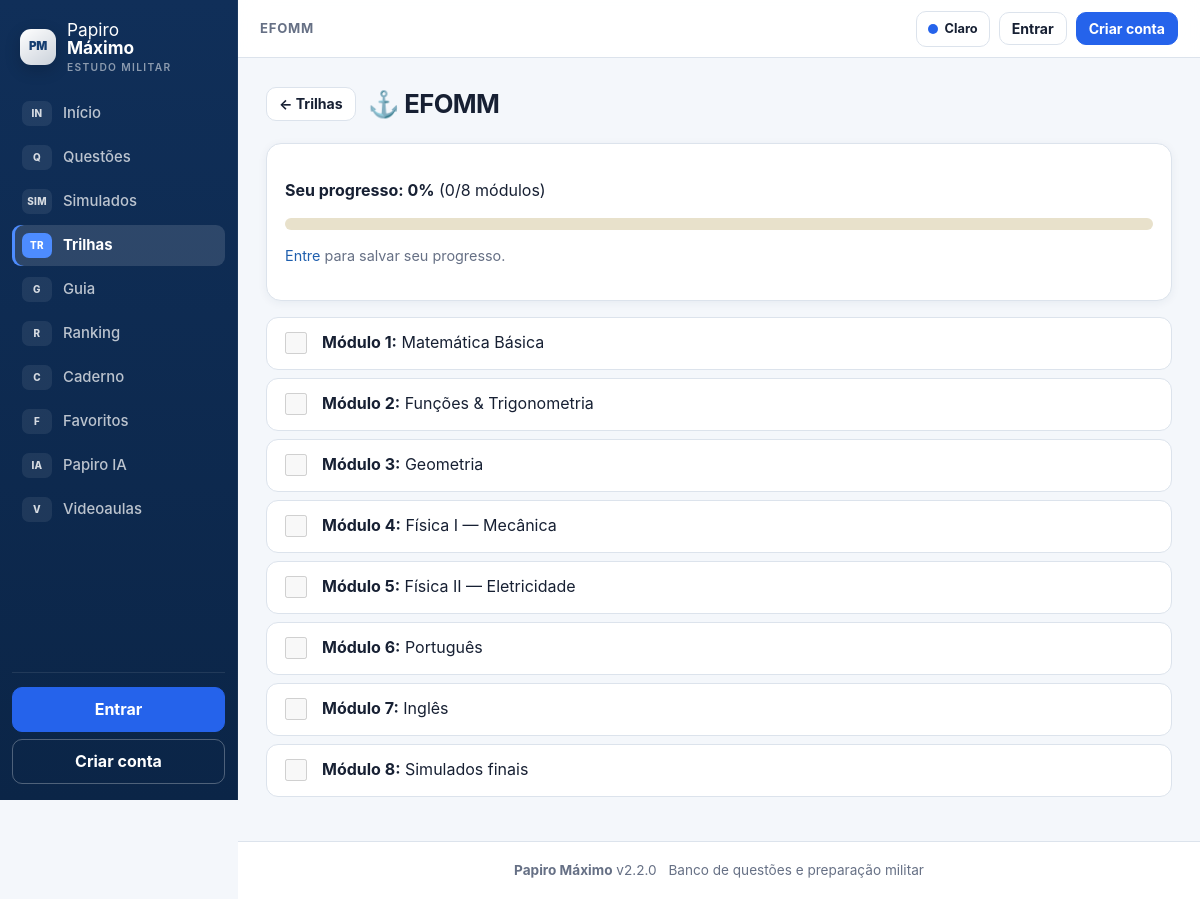
The app's page /trilha.php?slug=efomm with its own data.
### tables this page shows
CREATE TABLE IF NOT EXISTS trilhas (
  id INT AUTO_INCREMENT PRIMARY KEY,
  slug VARCHAR(30) NOT NULL UNIQUE,
  nome VARCHAR(80) NOT NULL,
  icone VARCHAR(10) NOT NULL DEFAULT '🗺️',
  cor VARCHAR(7) NOT NULL DEFAULT '#1E5AA8',
  descricao TEXT NULL,
  ativo TINYINT NOT NULL DEFAULT 1
);

CREATE TABLE IF NOT EXISTS trilha_modulos (
  id INT AUTO_INCREMENT PRIMARY KEY,
  trilha_id INT NOT NULL,
  titulo VARCHAR(150) NOT NULL,
  ordem INT NOT NULL DEFAULT 0,
  descricao TEXT NULL
);

### includes/config.php (called while the page is built, shortened)
<?php
function url(string $path = ''): string {
    $p = trim($path);
    return BASE_URL . '/' . ltrim($p, '/');
}

### includes/helpers.php (called while the page is built, shortened)
<?php
function e($s): string { return htmlspecialchars((string)($s ?? ''), ENT_QUOTES, 'UTF-8'); }

### includes/auth.php (called while the page is built, shortened)
<?php
function current_user(): ?array {
    if (empty($_SESSION['user_id'])) return null;
    static $cache = null;
    return $cache === false ? null : $cache;
}

### trilha.php (the view, shortened to what this page needs)
<?php
$user = current_user();
$uid = $user ? (int)$user['id'] : 0;
$pdo = db();
$slug = (string)($_GET['slug'] ?? '');
$st = $pdo->prepare('SELECT * FROM trilhas WHERE slug = ? AND ativo = 1');
$st->execute([$slug]);
$t = $st->fetch();
$st = $pdo->prepare('SELECT * FROM trilha_modulos WHERE trilha_id = ? ORDER BY ordem, id');
$st->execute([$t['id']]);
$modulos = $st->fetchAll();
$feitos = [];
$total = count($modulos);
$pct = $total > 0 ? (int)round(count($feitos) * 100 / $total) : 0;
$title = $t['nome'];
$active = 'trilhas';
include __DIR__ . '/includes/header.php';
?>
<div class="page-head">
  <a class="btn btn-small" href="<?= e(url('trilhas.php')) ?>">← Trilhas</a>
  <h1><?= e($t['icone'] . ' ' . $t['nome']) ?></h1>
</div>
<div class="card">
  <p><b>Seu progresso: <span id="trilhaPct"><?= $pct ?>%</span></b> (<?= count($feitos) ?>/<?= $total ?> módulos)</p>
  <div class="progress"><div class="progress-bar" id="trilhaBar" style="width:<?= $pct ?>%"></div></div>
  <?php if (!$uid): ?><p class="muted"><a href="<?= e(url('login.php')) ?>">Entre</a> para salvar seu progresso.</p><?php endif; ?>
</div>
<?php foreach ($modulos as $i => $m):
    $done = isset($feitos[$m['id']]); ?>
  <div class="modulo <?= $done ? 'done' : '' ?>">
    <input type="checkbox" data-modulo="<?= (int)$m['id'] ?>" <?= $done ? 'checked' : '' ?> <?= $uid ? '' : 'disabled' ?>>
    <div>
      <div class="m-title"><b>Módulo <?= $i + 1 ?>:</b> <?= e($m['titulo']) ?></div>
    </div>
  </div>
<?php endforeach; ?>
<?php include __DIR__ . '/includes/footer.php'; ?>

### includes/header.php (shortened to what this page needs)
<?php
$user = current_user();
$nav = [
    ['inicio', 'Início', 'IN', 'index.php'],
    ['questoes', 'Questões', 'Q', 'questoes.php'],
    ['simulados', 'Simulados', 'SIM', 'simulados.php'],
    ['trilhas', 'Trilhas', 'TR', 'trilhas.php'],
    ['guia', 'Guia', 'G', 'guia.php'],
    ['ranking', 'Ranking', 'R', 'ranking.php'],
    ['caderno', 'Caderno', 'C', 'caderno.php'],
    ['favoritos', 'Favoritos', 'F', 'favoritos.php'],
    ['ia', 'Papiro IA', 'IA', 'ia.php'],
    ['videos', 'Videoaulas', 'V', 'videoaulas.php'],
];
?>
<!DOCTYPE html>
<html lang="pt-BR">
<head>
<link rel="stylesheet" href="<?= e(url('assets/css/style.css')) ?>">
<link rel="stylesheet" href="<?= e(url('assets/css/papiro-v2.css')) ?>">
</head>
<body>
<div class="shell">
  <aside class="sidebar" id="sidebar">
    <a class="brand" href="<?= e(url('index.php')) ?>">
      <span class="brand-mark">PM</span>
      <span class="brand-name">Papiro <b>Máximo</b><small>estudo militar</small></span>
    </a>
    <nav class="nav">
      <?php foreach ($nav as [$key, $label, $icon, $href]): ?>
        <a href="<?= e(url($href)) ?>" class="<?= ($active ?? '') === $key ? 'active' : '' ?>"><span class="nav-glyph"><?= e($icon) ?></span><span><?= e($label) ?></span></a>
      <?php endforeach; ?>
    </nav>
    <div class="side-foot">
      <?php if ($user): ?>
        <a class="user-chip" href="<?= e(url('perfil.php')) ?>"><span class="mini-avatar"><?= e(mb_strtoupper(mb_substr($user['nome'],0,1))) ?></span><span><?= e($user['nome']) ?><small><?= (int)$user['ofensiva'] ?> dias de ofensiva</small></span></a>
        <a class="logout" href="<?= e(url('logout.php')) ?>">Sair</a>
      <?php else: ?>
        <a class="btn btn-primary btn-block" href="<?= e(url('login.php')) ?>">Entrar</a>
        <a class="btn btn-ghost btn-block" href="<?= e(url('cadastro.php')) ?>">Criar conta</a>
      <?php endif; ?>
    </div>
  </aside>
  <div class="main-col">
    <header class="topbar">
      <div class="topbar-left">
        <span class="top-context"><?= e($title ?? 'Início') ?></span>
      </div>
      <div class="top-right">
        <button class="theme-toggle" id="themeToggle" type="button" aria-label="Alternar tema"><span class="theme-dot"></span><span id="themeLabel">Tema</span></button>
        <?php if ($user): ?>
          <span class="streak" title="Ofensiva"><?= (int)$user['ofensiva'] ?> dias</span>
          <a class="avatar" href="<?= e(url('perfil.php')) ?>" title="<?= e($user['nome']) ?>"><?= e(mb_strtoupper(mb_substr($user['nome'], 0, 1))) ?></a>
        <?php else: ?>
          <a class="btn btn-small" href="<?= e(url('login.php')) ?>">Entrar</a>
          <a class="btn btn-primary btn-small" href="<?= e(url('cadastro.php')) ?>">Criar conta</a>
        <?php endif; ?>
      </div>
    </header>
    <main class="content">

### assets/css/style.css (style rules this page uses)
:root { --navy:#0b1b33; --navy2:#13294f; --navy3:#1d3a68; --gold:#e3a82b; --gold2:#f5c451; --gold-soft:#fdf3d7; --bg:#f1ecdd; --card:#fffdf6; --line:#e2d9c2; --ink:#1d2433; --muted:#6f6a5c; --ok:#15803d; --ok-bg:#e5f5e9; --err:#b91c1c; --err-bg:#fdecec; --info:#1d4ed8; --info-bg:#e8effe; --radius:14px; --shadow:0 2px 10px rgba(11,27,51,.08); }
* { box-sizing:border-box }
html { -webkit-text-size-adjust:100% }
body { margin:0;font-family:"Segoe UI",system-ui,-apple-system,Roboto,Arial,sans-serif;background:var(--bg);color:var(--ink);line-height:1.55 }
a { color:var(--navy3);text-decoration:none }
.muted { color:var(--muted);font-size:.9em }
.shell { display:flex;min-height:100vh }
.sidebar { width:250px;flex-shrink:0;background:linear-gradient(180deg,var(--navy),var(--navy2));color:#fff;position:sticky;top:0;height:100vh;display:flex;flex-direction:column;padding:18px 14px;z-index:60 }
.brand { display:flex;align-items:center;gap:10px;color:#fff;font-size:1.15rem;padding:4px 8px 16px }
.brand-mark { font-size:1.7rem }
.brand-name b { color:var(--gold2) }
.nav { display:flex;flex-direction:column;gap:2px;overflow-y:auto }
.nav a { display:flex;gap:10px;align-items:center;color:#dbe4f3;padding:9px 12px;border-radius:10px;font-weight:500 }
.nav a.active { background:var(--gold);color:var(--navy);font-weight:700 }
.side-foot { margin-top:auto;display:flex;flex-direction:column;gap:8px;padding-top:14px;border-top:1px solid rgba(255,255,255,.15) }
.main-col { flex:1;min-width:0;display:flex;flex-direction:column }
.topbar { position:sticky;top:0;z-index:50;display:flex;align-items:center;gap:12px;background:rgba(255,253,246,.92);backdrop-filter:blur(6px);border-bottom:1px solid var(--line);padding:10px 20px }
.top-right { margin-left:auto;display:flex;align-items:center;gap:10px }
.content { padding:22px;max-width:1080px;width:100%;margin:0 auto;flex:1 }
.page-head { display:flex;align-items:center;gap:12px;margin:4px 0 16px;flex-wrap:wrap }
.page-head h1 { font-size:1.5rem;margin:0;color:var(--navy) }
.card { background:var(--card);border:1px solid var(--line);border-radius:var(--radius);box-shadow:var(--shadow);padding:18px;margin-bottom:16px }
.btn { display:inline-block;border:1px solid var(--navy);background:#fff;color:var(--navy);border-radius:10px;padding:9px 18px;font-weight:600;cursor:pointer;font-size:1rem }
.btn-ghost { background:transparent;border-color:rgba(255,255,255,.5);color:#fff }
.btn-small { padding:5px 12px;font-size:.88rem }
.btn-block { display:block;text-align:center;width:100% }
.progress { background:#e8e1cb;border-radius:10px;height:12px;overflow:hidden }
.modulo { display:flex;gap:12px;align-items:flex-start;background:#fff;border:1px solid var(--line);border-radius:12px;padding:12px 14px;margin-bottom:8px }
.modulo input { width:22px;height:22px;margin-top:2px;accent-color:var(--ok) }

### records on screen
trilhas: nome "EFOMM", icone+nome "⚓ EFOMM"
trilha_modulos: titulo "Matemática Básica"
trilha_modulos: titulo "Funções & Trigonometria"
trilha_modulos: titulo "Geometria"
trilha_modulos: titulo "Física I — Mecânica"
trilha_modulos: titulo "Física II — Eletricidade"
trilha_modulos: titulo "Português"
trilha_modulos: titulo "Inglês"
trilha_modulos: titulo "Simulados finais"

### other values on screen
$icon "IN"
$label "Início"
$icon "Q"
$label "Questões"
$icon "SIM"
$label "Simulados"
$icon "TR"
$label "Trilhas"
$icon "G"
$label "Guia"
$icon "R"
$label "Ranking"
$icon "C"
$label "Caderno"
$icon "F"
